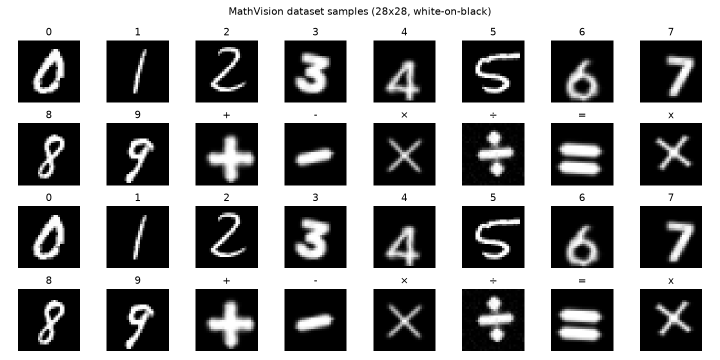
#> input picture assets/dataset_samples.png, 1440 x 720 px (shown at 1/2 size)
$ python -i image_processor.py   (imports and definitions only)
#> lines starting #> are read from the running program, lines starting #| are printed output that depends on the picture; after the words box and inside, x2 and y2 are one past the last pixel; in counts of white or black regions, pixels touching at a corner belong together
#> further down, picture is the input picture: shape (720, 1440, 3); min 0, max 255, mean 148.4
"""Grayscale / denoise / binarize / resize helpers (OpenCV + NumPy)."""

from __future__ import annotations

import cv2
import numpy as np
from pathlib import Path


def load_image(path: str | Path) -> np.ndarray:
    img = cv2.imread(str(path), cv2.IMREAD_COLOR)
    if img is None:
        raise FileNotFoundError(f"Could not read image: {path}")
    return img


def to_grayscale(img: np.ndarray) -> np.ndarray:
    if img.ndim == 3:
        return cv2.cvtColor(img, cv2.COLOR_BGR2GRAY)
    return img


def denoise(gray: np.ndarray) -> np.ndarray:
    return cv2.medianBlur(gray, 3)


def binarize(gray: np.ndarray, method: str = "otsu") -> np.ndarray:
    """Return binary uint8 image, white symbol (255) on black (0)."""
#> called with method = 'otsu'
    if method == "adaptive":
        b = cv2.adaptiveThreshold(gray, 255, cv2.ADAPTIVE_THRESH_GAUSSIAN_C,
                                  cv2.THRESH_BINARY_INV, 21, 10)
        return b
    # OTSU with inversion: ink (dark) -> white
    _, b = cv2.threshold(gray, 0, 255, cv2.THRESH_BINARY_INV + cv2.THRESH_OTSU)
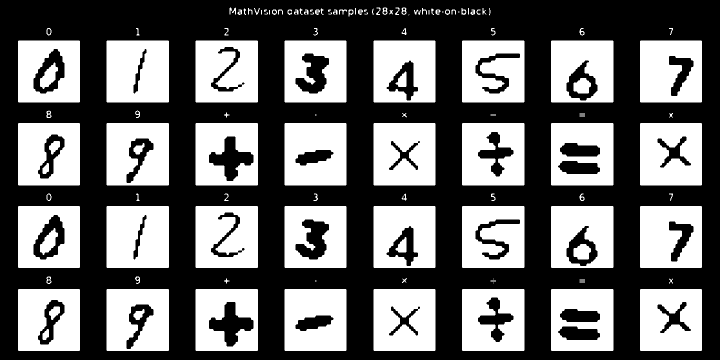
#> b: shape (720, 1440) (shown at 1/2 size); 41.8% white; 132 white regions (18 under 20 px), largest, box (x1, y1, x2, y2) and area: (213, 412, 338, 536) 14895, (213, 81, 338, 205) 14890, (747, 246, 871, 371) 14523
    return b


def _estimate_stroke_width(binary: np.ndarray) -> float:
    """Median stroke width via area/perimeter over large contours."""
    contours, _ = cv2.findContours(binary, cv2.RETR_EXTERNAL,
                                   cv2.CHAIN_APPROX_SIMPLE)
    widths = []
    for cnt in contours:
        area = cv2.contourArea(cnt)
        if area < 200:
            continue
        per = cv2.arcLength(cnt, True)
        if per > 0:
            widths.append(2.0 * area / per)
    if not widths:
        return 3.0
    return float(np.median(widths))


def preprocess_for_segmentation(img: np.ndarray) -> np.ndarray:
    """BGR/Gray -> clean binary (white-on-black) ready for contour detection."""
    gray = to_grayscale(img)
    gray = denoise(gray)
    binary = binarize(gray, method="otsu")
    # light morphological open to remove specks
    kernel = np.ones((2, 2), np.uint8)
    binary = cv2.morphologyEx(binary, cv2.MORPH_OPEN, kernel)
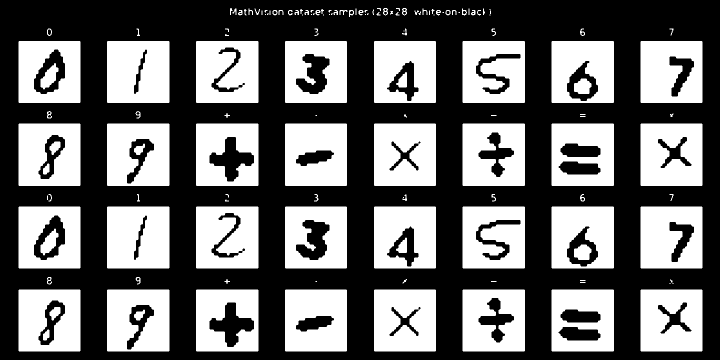
#> binary: shape (720, 1440) (shown at 1/2 size); 41.8% white; 148 white regions (31 under 20 px), largest, box (x1, y1, x2, y2) and area: (214, 413, 339, 537) 14895, (214, 82, 339, 206) 14890, (748, 247, 872, 372) 14523
    # close small rendering gaps (thin '+' crossings split apart).
    # Kernel scales with image size: 1px dropouts on 1000px scans need a
    # wider bridge than pen strokes on 300px photos; inter-symbol gaps are
    # an order of magnitude larger in both cases, so they never fuse.
    k = int(min(9, max(3, round(min(binary.shape[:2]) / 150))))
#> k = 5
    binary = cv2.morphologyEx(binary, cv2.MORPH_CLOSE, np.ones((k, k), np.uint8))
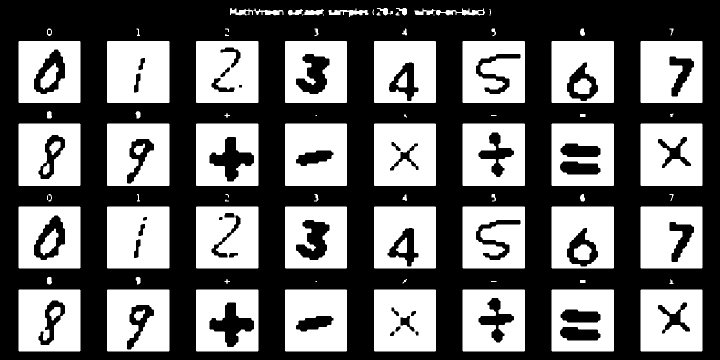
#> binary: shape (720, 1440) (shown at 1/2 size); 42.1% white; 91 white regions (5 under 20 px)
    # normalize hairline strokes (scans/renders) toward pen-like width
    sw = _estimate_stroke_width(binary)
#> in _estimate_stroke_width, `contours, _ = cv2.findContours(binary, cv2.RETR_EXTERNAL, cv2.CHAIN_AP..`: contours = 80 contours, 15 with area under 20; largest, box (x1, y1, x2, y2) and area: (1103, 247, 1228, 372) 15374, (925, 247, 1050, 372) 15374, (392, 247, 517, 372) 15374, (214, 247, 339, 372) 15374, (1103, 579, 1228, 703) 15250
#> the loop in _estimate_stroke_width, `for cnt in contours:` made 80 passes
#> (area, per) on passes 1, 2, 3, 4, 5, 6, 7, 8, 17, 18, 19, 20: (15127, 489.7), (15250, 491.7), (15250, 491.7), (15127, 489.7), (15127, 489.7), (15250, 491.7), (15250, 491.7), (15127, 489.7), (15127, 489.7), (15250, 491.7), (15250, 491.7), (15127, 489.7)
#> area on passes 12, 14, 15, 16, 27, 28: 26.5, 26, 92, 107.5, 55.5, 22
#> after the loop in _estimate_stroke_width, `for cnt in contours:`: widths = 36 values, max 62.29 at index 17, min 3.82 at index 35, mean 55.57
#> sw = 62.04
    if sw < 2.5:
        iters = 2 if sw < 1.5 else 1
        binary = cv2.dilate(binary, np.ones((3, 3), np.uint8), iterations=iters)
    return binary


def _center_of_mass_shift(img: np.ndarray) -> np.ndarray:
    """Shift so symbol centroid is at the canvas centre (MNIST-style)."""
    m = cv2.moments(img)
    if m["m00"] == 0:
        return img
    cx, cy = m["m10"] / m["m00"], m["m01"] / m["m00"]
    h, w = img.shape[:2]
    tx, ty = w / 2 - cx, h / 2 - cy
    m_mat = np.float32([[1, 0, tx], [0, 1, ty]])
    return cv2.warpAffine(img, m_mat, (w, h),
                          flags=cv2.INTER_LINEAR, borderValue=0)


def resize_with_padding(crop: np.ndarray, size: int = 28) -> np.ndarray:
    """Aspect-preserving resize of a white-on-black crop into size x size.

    Keeps aspect ratio, pads to square, resizes, then centres by mass.
    Input: uint8 binary/gray crop. Output: uint8 size x size.
    """
    if crop.size == 0:
        return np.zeros((size, size), dtype=np.uint8)
    h, w = crop.shape[:2]
    scale = (size - 4) / max(h, w)  # 2px margin each side
    nh, nw = max(1, int(h * scale)), max(1, int(w * scale))
    resized = cv2.resize(crop, (nw, nh), interpolation=cv2.INTER_AREA)
    canvas = np.zeros((size, size), dtype=np.uint8)
    y0 = (size - nh) // 2
    x0 = (size - nw) // 2
    canvas[y0:y0 + nh, x0:x0 + nw] = resized
    return _center_of_mass_shift(canvas)


def normalize(img28: np.ndarray) -> np.ndarray:
    """uint8 28x28 -> float32 28x28x1 in [0, 1]."""
    arr = img28.astype(np.float32) / 255.0
    if arr.ndim == 2:
        arr = arr[..., None]
    return arr

>>> import cv2
>>> picture = cv2.imread('../../assets/dataset_samples.png')
>>> result = preprocess_for_segmentation(picture)
